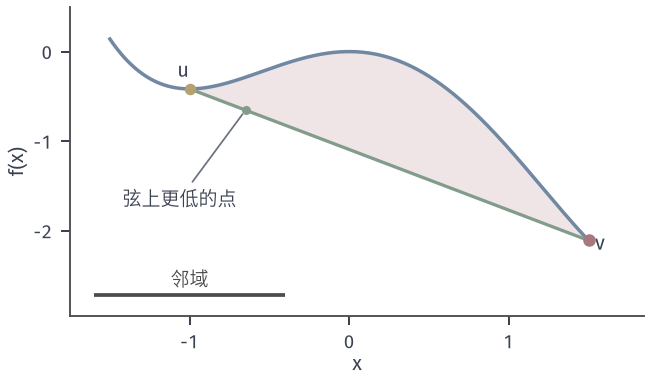

Recreate this plot in Python.
from pathlib import Path
import sys
ROOT = next(p for p in Path(__file__).resolve().parents if (p/'build.sh').is_file() and (p/'tex/book.tex').is_file())
sys.path.insert(0, str(ROOT/'figures/00-shared/mathematical-preliminaries-upper/00-shared/comprehension-figures'))
from support import figure, save, BLUE, GREEN, YELLOW, RED, PURPLE, INK, MUTED, GRID, BLUE_FILL, GREEN_FILL, YELLOW_FILL, RED_FILL, PURPLE_FILL
import numpy as np
HERE = Path(__file__).resolve().parent
STROKE = '#4C4D4F'
def panel(fig, left, right, top, bottom, wspace):
    fig.set_layout_engine(None)
    fig.subplots_adjust(left=left, right=right, top=top, bottom=bottom, wspace=wspace)
def tags(fig, axes):
    for ax, s in zip(axes, ('(a)', '(b)', '(c)', '(d)')):
        p = ax.get_position(); fig.text((p.x0+p.x1)/2, .015, s, ha='center', va='bottom')

# 若局部最优 u 不是全局最优，连到更低点 v 的弦紧靠 u 处就低于图像，违反凸性。
f = lambda x: x**4/4-x**3/3-x**2
fig, ax = figure(width_mm=92, height_mm=54)
x=np.linspace(-1.5,1.5,400); ax.plot(x,f(x),color=BLUE,lw=1.4,zorder=2)
u,v=-1,1.5; xs=np.linspace(u,v,300); ch=f(u)+(f(v)-f(u))/(v-u)*(xs-u)
ax.fill_between(xs,ch,f(xs),where=f(xs)>ch,facecolor=RED_FILL,edgecolor='none',zorder=0)
ax.plot([u,v],[f(u),f(v)],color=GREEN,lw=1.3,zorder=3)
ax.plot([u],[f(u)],'o',ms=4.6,color=YELLOW,mew=0,zorder=5); ax.plot([v],[f(v)],'o',ms=5,color=RED,mew=0,zorder=5)
t=.14; z=u+t*(v-u); fz=f(u)+(f(v)-f(u))*t
ax.plot([z],[fz],'o',ms=3.6,color=GREEN,mew=0,zorder=5)
ax.annotate('弦上更低的点',xy=(z,fz),xytext=(-1.42,-1.72),fontsize=7.5,color=INK,arrowprops=dict(arrowstyle='-',color=MUTED,lw=.7,shrinkA=1,shrinkB=2))
ax.text(u-.04,f(u)+.13,'$u$',ha='center'); ax.text(v+.04,f(v)-.04,'$v$',ha='left',va='center')
r=.6; ax.plot([u-r,u+r],[-2.72,-2.72],color=STROKE,lw=1.5,solid_capstyle='butt'); ax.text(u,-2.66,'邻域',ha='center',va='bottom',color=STROKE,fontsize=7.5)
ax.set_xlim(-1.75,1.85); ax.set_ylim(-2.95,.5); ax.set_xticks([-1,0,1]); ax.set_yticks([-2,-1,0]); ax.set_xlabel('$x$',labelpad=1); ax.set_ylabel('$f(x)$',labelpad=2)
save(fig, HERE, 'figure', {'f':'x^4/4-x^3/3-x^2','u':-1,'v':1.5})
